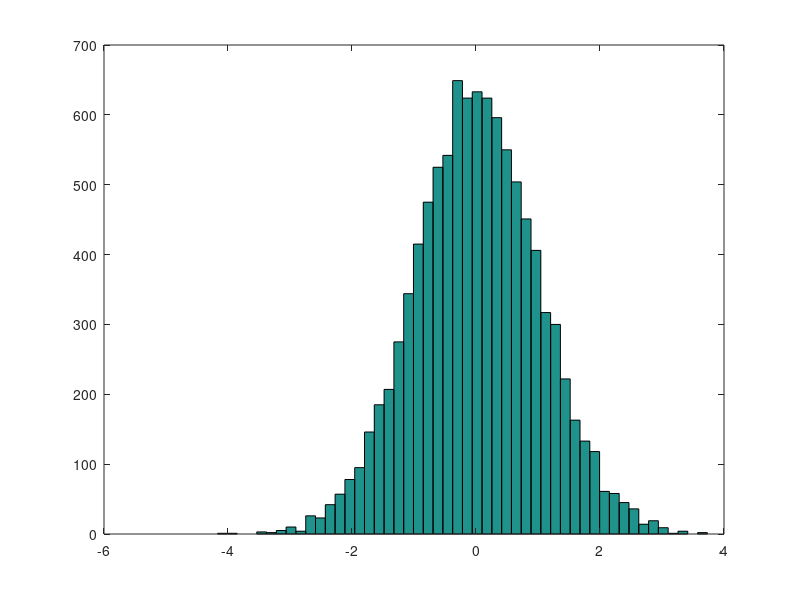

Recreate this plot in MATLAB.
% Define el número de variables aleatorias a generar
n = 10000;

% Genera dos variables aleatorias uniformes
u1 = rand(n,1);
u2 = rand(n,1);

% Utiliza la transformación inversa para obtener una variable aleatoria normal
x = sqrt(-2*log(u1)).*cos(2*pi*u2);

% Verifica la distribución de la variable aleatoria generada
hist(x,50);

% En este ejemplo, se generan dos variables aleatorias uniformes u1 y u2 utilizando la función rand de Matlab.
%  Luego, se utiliza la transformación inversa de la función de densidad de probabilidad de la distribución normal
%   para obtener la variable aleatoria x con distribución normal. 
%   Finalmente, se utiliza la función hist para verificar que la distribución de la variable aleatoria generada sea similar a 
%   una distribución normal.


